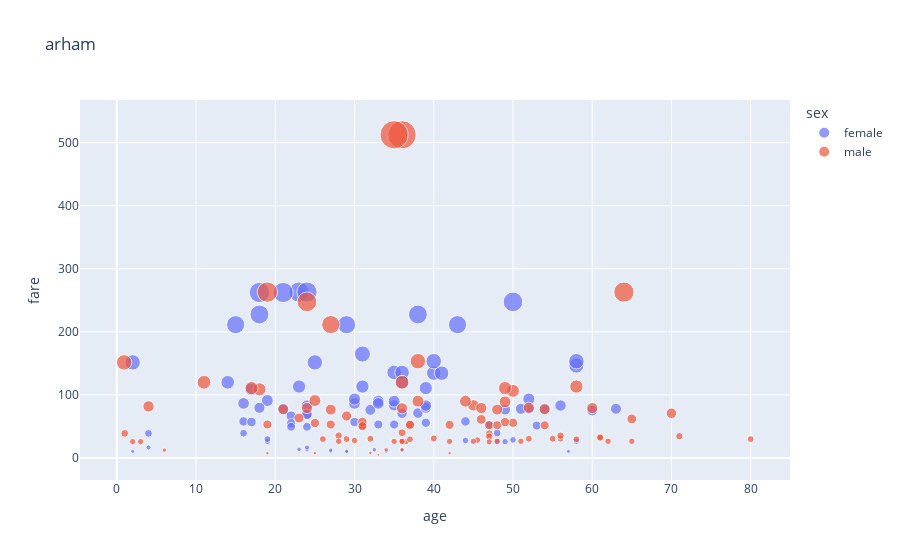

Here is the notebook cell this chart was saved with:
### Code cell
import pandas as pd # type: ignore
import numpy as np # type: ignore
import matplotlib.pyplot as plt # type: ignore
import seaborn as sns # type: ignore
import plotly.express as px # type: ignore

df=sns.load_dataset('titanic')
df.head()
df.dropna(inplace=True)
fige=px.scatter(df,x="age",y="fare",color="sex",size="fare",title="arham")
fige.write_image("arhamm.png",scale=9)
fige.show()
